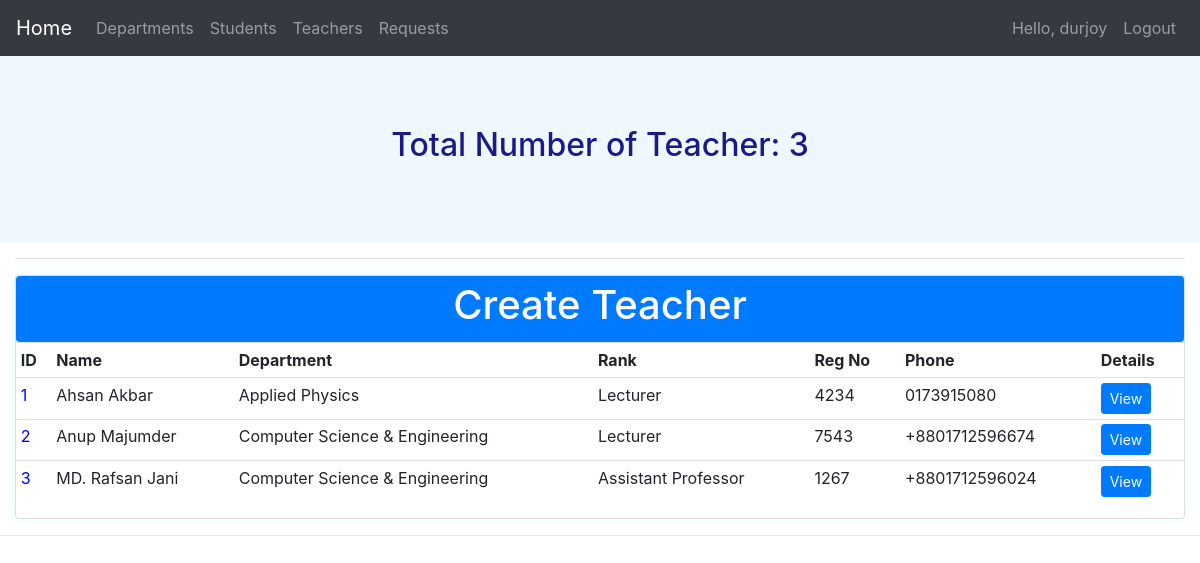
The page /teacher_list/ (signed in) on the database its author committed.
### app1/models.py (models this page shows, shortened)
class Teacher(models.Model):
    RANK=(
        ('Lecturer','Lecturer'),
        ('Assistant Professor','Assistant Professor'),
        ('Professor','Professor'),
        ('Head of The Department','Head of The Department'),
    )
    name=models.CharField(max_length=30,null=False)
    reg_no=models.CharField(max_length=10,null=False,unique=True)
    rank=models.CharField(max_length=40,null=True,choices=RANK)
    dept=models.ForeignKey(Department,null=True,on_delete=models.SET_NULL)
    email=models.EmailField()
    phone=models.CharField(max_length=20,null=True)
    description=models.CharField(max_length=3000,null=True)

class Department(models.Model):
    LOCATION=(
        ('Block A','Block A'),
        ('Block B','Block B'),
        ('Block C','Block C'),
        ('Block D','Block D'),
        ('Block E','Block E'),
    )
    STATUS=(
        ('Pending','Pending'),
        ('Accecpted','Accecpted'),
    )
    user = models.OneToOneField(User,null=True,blank=True, on_delete=models.CASCADE)
    name = models.CharField(max_length=30,null=True,)
    location = models.CharField(max_length=20, null=True, choices=LOCATION)
    rank=models.IntegerField(null=True,blank=True)
    phone=models.CharField(max_length=20,null=True)
    email=models.CharField(max_length=30,null=True)
    date_created=models.DateTimeField(auto_now_add=True)
    description=models.CharField(max_length=3000,null=True,blank=True)
    status=models.CharField(max_length=40,null=True,blank=True,default='Pending',choices=STATUS)
    def __str__(self):
       return self.name

### app1/decorators.py (the view)
        def wrapper_func(request,*args,**kwargs):
            group=None
            if request.user.groups.exists():
                group=request.user.groups.all()[0].name
            if group in allowed_roles:
                return view_func(request,*args,**kwargs)
            else:
                return HttpResponse('You are not authorized.Please contact With Admin Panel.')

### app1/views.py (called while the page is built)
@allowed_users(allowed_roles=['admin'])
def teacher_list(request):
    teachers=Teacher.objects.all()
    total_teacher=teachers.count()
    context={'teachers':teachers,'total_teacher':total_teacher}
    return render(request, 'app1/teacher_list.html',context)

### app1/templates/app1/teacher_list.html (shortened to what this page needs)
{% extends 'app1/main.html' %}
{%block content%}
<div class="container-sm" id="header" style="background-color:aliceblue;">
    <h2>Total Number of Teacher: {{total_teacher}}</h2>
</div>
<div class="col-md">
          <hr>
          <div class="card card_body" >
              <a class ="btn btn-primary btn-sm btn-block" href="{% url 'create_teacher' %}"><h1>Create Teacher</h1></a>
              <table class="table table-sm">
                  <tr>
                       <th>ID</th>
                       <th>Name</th>
                       <th>Department</th>
                       <th>Rank</th>
                       <th>Reg No</th>
                       <th>Phone</th>
                       <th>Details</th>
                  </tr>
                  {%for teacher in teachers%}
                        <tr>
                           <td style="color:blue;">{{teacher.id}}</td>
                           <td>{{teacher.name}}</td>
                           <td>{{teacher.dept}}</td>
                           <td>{{teacher.rank}}</td>
                           <td>{{teacher.reg_no}}</td>
                           <td>{{teacher.phone}}</td>
                           <td><a class="btn btn-primary btn-sm" href="{% url 'teacher_info' teacher.id %}">View</a></td>
                        </tr>
                  {%endfor%}
                </table>
         </div>
</div>
{%endblock%}

### app1/templates/app1/navbar.html (shortened to what this page needs)
<nav class="navbar navbar-expand-lg navbar-dark bg-dark">
  <a class="navbar-brand" href="{% url 'home' %}">Home</a>
  <div class="collapse navbar-collapse" id="navbarNav">
    <ul class="navbar-nav mr-auto">
      {% if request.user.is_staff %}
        <li class="nav-item">
          <a class="nav-link" href="{% url 'nav_dept' %}">Departments</a>
        </li>
        <li class="nav-item">
          <a class="nav-link" href="{% url 'nav_stu' %}">Students</a>
        </li>
        <li class="nav-item">
          <a class="nav-link" href="{% url 'teacher_list' %}">Teachers</a>
        </li>
        <li class="nav-item">
          <a class="nav-link" href="{% url 'request' %}">Requests</a>
        </li>
      {% endif %}
    </ul>
    <ul class="navbar-nav">
      <li class="nav-item">
        <span class="navbar-text mr-2">Hello, {{ request.user }}</span>
      </li>
      <li class="nav-item">
        <a class="nav-link" href="{% url 'logout' %}">Logout</a>
      </li>
    </ul>
  </div>
</nav>

### static/css/department.css (style rules this page uses)
body { background-color: rgb(211, 250, 235); }

### static/css/studentinfo.css (style rules this page uses)
body { background-color: #afc4e4; }
#header { background-color: #7ce9bc; text-align:center; color:rgb(27, 27, 134); padding: 70px; }

### static/css/dept_form.css (style rules this page uses)
body { background-color: #f5f5f5; font-family: Arial, sans-serif; }
.card { box-shadow: 0 0 10px rgba(201, 248, 248, 0.61); }

### rows shown on the page
Teacher: id "1", name "Ahsan Akbar", dept "Applied Physics", rank "Lecturer", reg_no "4234", phone "0173915080"
Teacher: id "2", name "Anup Majumder", dept "Computer Science & Engineering", rank "Lecturer", reg_no "7543", phone "+8801712596674"
Teacher: id "3", name "MD. Rafsan Jani", dept "Computer Science & Engineering", rank "Assistant Professor", reg_no "1267", phone "+8801712596024"

### other values the page prints
{{ request.user }} "durjoy"
{{ total_teacher }} "3"
